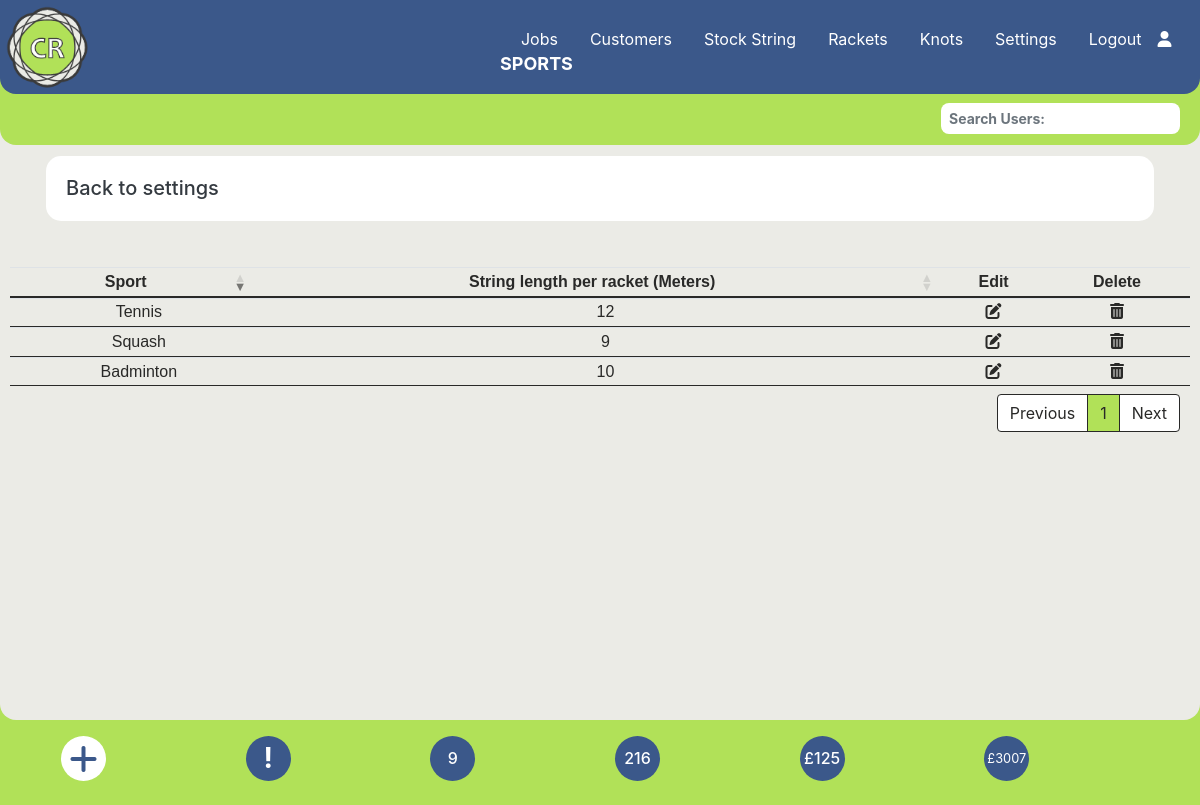
Screenshot of /sports.php (signed in) with the database file from the repository.
### tables this page shows
CREATE TABLE `sport` (
  `sportid` int(4) NOT NULL,
  `sportname` varchar(50) NOT NULL,
  `string_length_per_racket` int(3) NOT NULL
);

CREATE TABLE `settings` (
  `id` int(5) NOT NULL,
  `description` varchar(20) NOT NULL,
  `value` varchar(5) NOT NULL
);

### sports.php (the view, shortened to what this page needs)
<?php require_once('./Connections/wcba.php');
require_once('./menu.php');
$current_month_text = date("F");
$current_month_numeric = date("m");
$current_year = date("Y");
$query_Recordset6 = "SELECT * FROM stringjobs WHERE collection_date LIKE '___" . $current_month_numeric . "/" . $current_year . "%'ORDER BY job_id ASC;";
$Recordset6 = mysqli_query($conn, $query_Recordset6) or die(mysqli_error($conn));
$totalRows_Recordset6 = mysqli_num_rows($Recordset6);
$query_Recordset7 = "SELECT * FROM stringjobs ORDER BY job_id ASC;";
$Recordset7 = mysqli_query($conn, $query_Recordset7) or die(mysqli_error($conn));
$totalRows_Recordset7 = mysqli_num_rows($Recordset7);
$query_Recordset8 = "SELECT SUM(price) as SUM from stringjobs;";
$Recordset8 = mysqli_query($conn, $query_Recordset8) or die(mysqli_error($conn));
$row_Recordset8 = mysqli_fetch_assoc($Recordset8);
$sum = $row_Recordset8['SUM'];
$query_Recordset9 = "SELECT SUM(price) as SUM from stringjobs WHERE paid != '1';";
$Recordset9 = mysqli_query($conn, $query_Recordset9) or die(mysqli_error($conn));
$row_Recordset9 = mysqli_fetch_assoc($Recordset9);
$sum_owed = $row_Recordset9['SUM'];
$sql = "SELECT * FROM sport";
$Recordset3 = mysqli_query($conn, $sql) or die(mysqli_error($conn));
$row_Recordset3 = mysqli_fetch_assoc($Recordset3);
?>
<!DOCTYPE html>
<html lang="en">
<head>
  <link rel="stylesheet" href="https://cdnjs.cloudflare.com/ajax/libs/font-awesome/6.4.2/css/all.min.css">
  <link rel="stylesheet" href="https://stackpath.bootstrapcdn.com/bootstrap/4.3.1/css/bootstrap.min.css">
  <link rel="stylesheet" href="https://cdnjs.cloudflare.com/ajax/libs/bootstrap-datepicker/1.9.0/css/bootstrap-datepicker3.min.css">
  <link rel="stylesheet" href="./css/style.css">
  <link rel="stylesheet" type="text/css" href="https://cdn.datatables.net/1.13.6/css/dataTables.bootstrap4.min.css" />
</head>
<body data-spy="scroll" data-target="#main-nav">
  <?php
  echo $main_menus;
  ?>
  <div>
    <div class="home-section diva">
      <p class="fxdtext"><strong>SPORTS</strong></p>
      <div class="container mt-3 pb-3 px-3 firstparavp">
        <div class="card cardvp">
          <div class="card-body">
            <a class="text-dark h5" href="./settings.php">Back to settings</a>
          </div>
        </div>
      </div>
      <table id="tblUser1" class="table-text table-hover table table-sm center" style="padding-top: 0; margin-top: 0">
        <thead>
          <tr>
            <th style="text-align: center">
              Sport
            </th>
            <th style="text-align: center">
              String length per racket (Meters)
            </th>
            <th style="text-align: center">
              Edit
            </th>
            <th style="text-align: center">
              Delete
            </th>
          </tr>
        </thead>
        <tbody>
          <?php
          do { ?>
            <tr>
              <td class="pl-3"><?php echo $row_Recordset3['sportname']; ?></td>
              <td class="pl-3" style="text-align: center"><?php echo $row_Recordset3['string_length_per_racket']; ?></td>
              <td style="text-align: center"><i class=" fa-solid fa-pen-to-square" data-toggle="modal" data-target="#SportEdit<?php echo $row_Recordset3['sportid']; ?>"></i></td>
              <td style="text-align: center">
                <i class=" fa-solid fa-trash-can" data-toggle="modal" data-target="#SportDelete<?php echo $row_Recordset3['sportid']; ?>"></i>
              </td>
            </tr>
          <?php
          } while ($row_Recordset3 = mysqli_fetch_assoc($Recordset3)); ?>
        </tbody>
      </table>
    </div>
  </div>
  <div class="container center">
    <div class="p-3 row">
      <div class="col-2">
        <a href="#" type="button" class="dot fa-solid fa-plus fa-2x" data-toggle="modal" data-target="#AddSport"></a>
      </div>
      <?php if (!empty($_SESSION['message'])) { ?>
        <div class="col-2">
          <h3 class="blinking" title="Warning Messages" data-toggle="modal" data-target="#warningModal"><strong>!</strong></h3>
        </div>
      <?php } else { ?>
        <div class="col-2">
          <h3 class="dotb" title="Warning Messages"><strong>!</strong></h3>
        </div>
      <?php } ?>
      <div class="col-2">
        <h3 class="dotbt h6 " title="Restrings for <?php echo $current_month_text; ?>"><?php echo $totalRows_Recordset6 ?></h3>
      </div>
      <div class="col-2">
        <a href="#" class="dotbt h6" title="Total restrings"><?php echo $totalRows_Recordset7 ?></a>
      </div>
      <div class="col-2">
        <a href="./jobs-unpaid.php" class="dotbt h6" title="Amount Owed"><?php echo "$currency" . $sum_owed ?></a>
      </div>
      <div class="col-2">
        <a href="#" class="dotbtt h7" title="Total Income"><small><?php echo "$currency" . $sum ?></small></a>
      </div>
    </div>
  </div>
</body>
</html>

### css/style.css (style rules this page uses)
body { background: #b1e158; color: #fff; z-index: 0; }
.fxdtext { position: fixed; top: 50px; left: 200px; font-weight: normal; font-size: 18px; color: #ffffff; z-index: 500; }
@media screen and (max-width: 2500px) { .fxdtext { left: 500px; } }
table.dataTable { clear: both; margin-top: 6px !important; margin-bottom: 6px !important; max-width: none !important; border-collapse: collapse !important; border-spacing: 0; padding-top: 120px; padding-left: 10px; padding-right: 10px; }
@media screen and (max-width: 2500px) { .table.dataTable { padding-top: 140px; font-size: 16px; } }
table.dataTable > thead > tr > th { border-bottom: 2px solid #292928; }
table.dataTable > tbody > tr > td { border-bottom: 1px solid #292928; }
.table-text { color: #292928; font-weight: normal; font: 14px Arial, sans-serif; }
.center { margin-left: auto; margin-right: auto; }
.home-section { background: #ebebe6; width: 100%; height: 670px; border-bottom-left-radius: 1rem; border-bottom-right-radius: 1rem; z-index: 1; }
@media screen and (max-width: 2500px) { .home-section { height: 720px; } }
a, a:hover, a:focus { color: inherit; text-decoration: none; transition: all 0.3s; }
.dot { height: 45px; width: 45px; background-color: #ffffff; border-radius: 50%; display: inline-block; color: #3b588a; display: flex; align-items: center; justify-content: center; }
.dotb { height: 45px; width: 45px; background-color: #3b588a; color: #ffffff; border-radius: 50%; display: inline-block; display: flex; align-items: center; justify-content: center; }
.dotbt { height: 45px; width: 45px; background-color: #3b588a; color: #ffffff; border-radius: 50%; display: inline-block; display: flex; align-items: center; justify-content: center; }
.dotbtt { height: 45px; width: 45px; background-color: #3b588a; color: #ffffff; border-radius: 50%; display: inline-block; display: flex; align-items: center; justify-content: center; }
.firstparavp { padding-top: 140px; z-index: 10; }
.nav-item { margin-left: 0rem; }
.nav-link { font-size: 16px; font-weight: 400; color: #ffffff; }
.cardvp { border-radius: 15px; border-style: solid; border-width: 0px; border-color: transparent; }
.diva { overflow-x: hidden; }
.dt-head-center { text-align: center; }

### rows the page displays
sport: sportname "Badminton", string_length_per_racket "10"
sport: sportname "Tennis", string_length_per_racket "12"
sport: sportname "Squash", string_length_per_racket "9"
settings: value "£"

### other values shown
$_SESSION['loginmenu'] "Logout"
$totalRows_Recordset6 "9"
$totalRows_Recordset7 "216"
$sum_owed "125"
$sum "3007"
